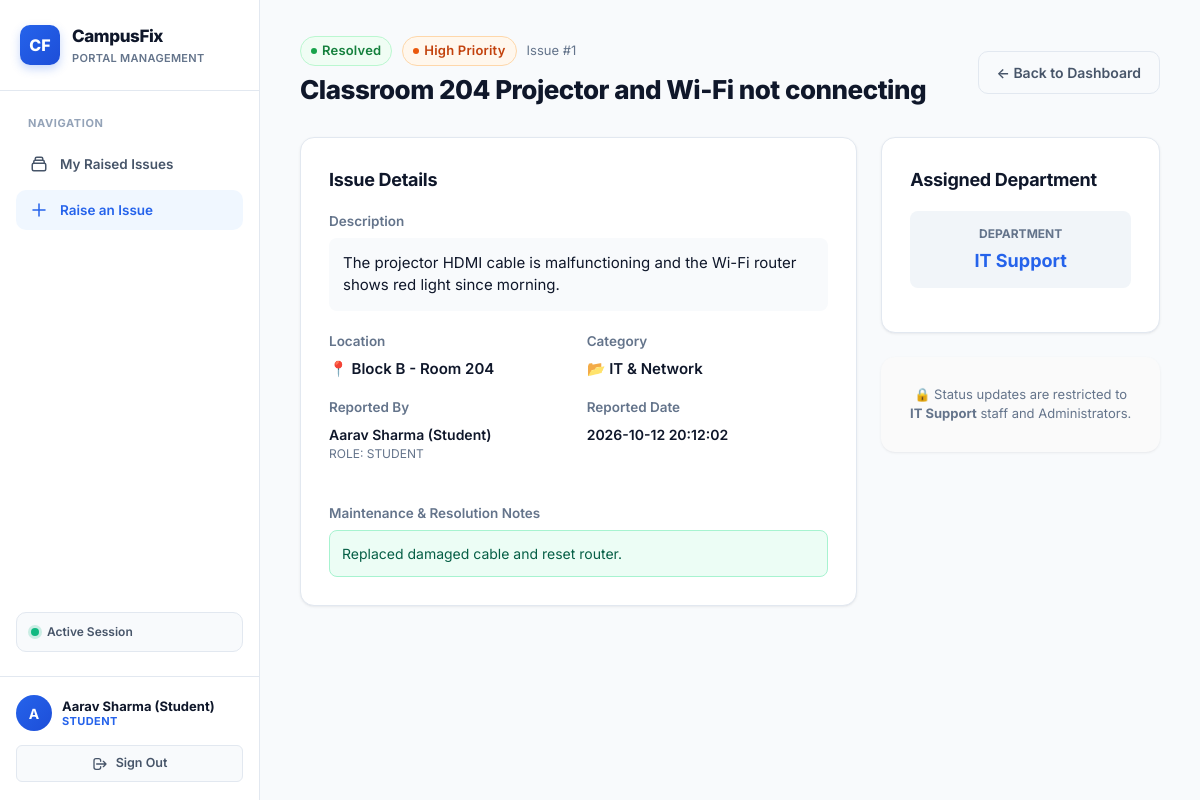
/issue/1 (signed in), run on the app's committed database.
### tables this page shows
CREATE TABLE issues (
        id INTEGER PRIMARY KEY AUTOINCREMENT,
        title TEXT NOT NULL,
        description TEXT NOT NULL,
        category TEXT NOT NULL,
        location TEXT NOT NULL,
        priority TEXT NOT NULL,      -- Low, Medium, High, Urgent
        status TEXT NOT NULL,        -- Open, In Progress, Resolved
        assigned_department TEXT NOT NULL,
        reported_by_id INTEGER NOT NULL,
        reported_by_name TEXT NOT NULL,
        reported_by_role TEXT NOT NULL,
        created_at TIMESTAMP DEFAULT CURRENT_TIMESTAMP,
        updated_at TIMESTAMP DEFAULT CURRENT_TIMESTAMP,
        resolution_notes TEXT, ai_reasoning TEXT,
        FOREIGN KEY (reported_by_id) REFERENCES users (id)
    );

### app.py (the view)
@app.route('/issue/<int:issue_id>')
@login_required
def issue_detail(issue_id):
    conn = get_db()
    cursor = conn.cursor()
    cursor.execute('SELECT * FROM issues WHERE id = ?', (issue_id,))
    issue = cursor.fetchone()
    conn.close()
    if not issue:
        flash('Issue not found.', 'danger')
        return redirect(url_for('dashboard'))
    role = session.get('role')
    user_id = session.get('user_id')
    user_dept = session.get('department')
    if role in ['student', 'faculty'] and issue['reported_by_id'] != user_id:
        flash('Access Denied: You are only permitted to view issues reported by yourself.', 'danger')
        return redirect(url_for('dashboard'))
    if role == 'staff' and issue['assigned_department'] != user_dept:
        flash(f'Access Denied: You can only view issues assigned to {user_dept}.', 'danger')
        return redirect(url_for('dashboard'))
    all_depts = ['Electrical Maintenance', 'Civil & Facilities', 'Plumbing Maintenance', 'IT Support', 'Admin Review']
    return render_template('issue_detail.html', issue=issue, all_depts=all_depts)

### app.py (called while the page is built)
def login_required(f):
    @wraps(f)
    def decorated_function(*args, **kwargs):
        if 'user_id' not in session:
            flash('Please log in to continue.', 'warning')
            return redirect(url_for('login'))
        return f(*args, **kwargs)
    return decorated_function

### db.py (called while the page is built)
def get_db():
    conn = sqlite3.connect(DATABASE)
    conn.row_factory = sqlite3.Row
    return conn

### templates/issue_detail.html (shortened to what this page needs)
{% extends "base.html" %}
{% block content %}
<div class="content-header">
  <div>
    <div style="display: flex; align-items: center; gap: 10px; margin-bottom: 4px;">
      <span class="badge badge-{{ issue.status.lower().replace(' ', '-') }}" style="font-size: 13px;">{{ issue.status }}</span>
      <span class="badge badge-{{ issue.priority.lower() }}" style="font-size: 13px;">{{ issue.priority }} Priority</span>
      <span style="color: var(--text-muted); font-size: 13px;">Issue #{{ issue.id }}</span>
    </div>
    <h1 class="page-title">{{ issue.title }}</h1>
  </div>
  <div>
    <a href="{{ url_for('dashboard') }}" class="btn btn-secondary">&larr; Back to Dashboard</a>
  </div>
</div>
<div style="display: grid; grid-template-columns: 2fr 1fr; gap: 24px;">
  <div>
    <div class="card">
      <h3 class="card-title">Issue Details</h3>
      <div style="margin-bottom: 20px;">
        <div class="form-label" style="color: var(--text-muted);">Description</div>
        <p style="white-space: pre-wrap; font-size: 15px; color: var(--text-dark); background: #f8fafc; padding: 14px; border-radius: 8px; border: 1px solid var(--border-color);">{{ issue.description }}</p>
      </div>
      <div style="display: grid; grid-template-columns: 1fr 1fr; gap: 16px; margin-bottom: 16px;">
        <div>
          <div class="form-label" style="color: var(--text-muted);">Location</div>
          <div style="font-weight: 600; font-size: 15px;">📍 {{ issue.location }}</div>
        </div>
        <div>
          <div class="form-label" style="color: var(--text-muted);">Category</div>
          <div style="font-weight: 600; font-size: 15px;">📂 {{ issue.category }}</div>
        </div>
      </div>
      <div style="display: grid; grid-template-columns: 1fr 1fr; gap: 16px;">
        <div>
          <div class="form-label" style="color: var(--text-muted);">Reported By</div>
          <div style="font-weight: 600; font-size: 14px;">{{ issue.reported_by_name }}</div>
          <div style="font-size: 12px; color: var(--text-muted); text-transform: uppercase;">Role: {{ issue.reported_by_role }}</div>
        </div>
        <div>
          <div class="form-label" style="color: var(--text-muted);">Reported Date</div>
          <div style="font-weight: 600; font-size: 14px;">{{ issue.created_at }}</div>
        </div>
      </div>
      {% if issue.resolution_notes %}
      <div style="margin-top: 24px; padding-top: 16px; border-top: 1px solid var(--border-color);">
        <div class="form-label" style="color: var(--text-muted);">Maintenance & Resolution Notes</div>
        <div style="background: #ecfdf5; border: 1px solid #a7f3d0; padding: 12px; border-radius: 8px; color: #065f46; font-size: 14px;">
          {{ issue.resolution_notes }}
        </div>
      </div>
      {% endif %}
    </div>
  </div>
  <div>
    <div class="card">
      <h3 class="card-title">Assigned Department</h3>
      <div style="background: #f1f5f9; border-radius: 8px; padding: 14px; text-align: center; margin-bottom: 16px;">
        <div style="font-size: 12px; text-transform: uppercase; color: var(--text-muted); font-weight: 700;">Department</div>
        <div style="font-size: 18px; font-weight: 700; color: var(--primary); margin-top: 4px;">{{ issue.assigned_department }}</div>
      </div>
    </div>
    {% if session.get('role') == 'admin' or (session.get('role') == 'staff' and session.get('department') == issue.assigned_department) %}
    <div class="card">
      <h3 class="card-title">Update Status</h3>
      <form method="POST" action="{{ url_for('update_status', issue_id=issue.id) }}">
        <div class="form-group">
          <label class="form-label" for="status">Change Status</label>
          <select id="status" name="status" class="form-select">
            <option value="Open" {% if issue.status == 'Open' %}selected{% endif %}>Open</option>
            <option value="In Progress" {% if issue.status == 'In Progress' %}selected{% endif %}>In Progress</option>
            <option value="Resolved" {% if issue.status == 'Resolved' %}selected{% endif %}>Resolved</option>
          </select>
        </div>
        <div class="form-group">
          <label class="form-label" for="resolution_notes">Resolution / Action Note</label>
          <textarea
            id="resolution_notes"
            name="resolution_notes"
            rows="3"
            class="form-textarea"
            placeholder="Add update note, technician name, or fix details..."
          >{{ issue.resolution_notes or '' }}</textarea>
        </div>
        <button type="submit" class="btn btn-primary btn-block">
          Update Issue
        </button>
      </form>
    </div>
    {% else %}
    <div class="card" style="background: #fafafa; border: 1px dashed var(--border-color);">
      <div style="font-size: 13px; color: var(--text-muted); text-align: center;">
        🔒 Status updates are restricted to <strong>{{ issue.assigned_department }}</strong> staff and Administrators.
      </div>
    </div>
    {% endif %}
  </div>
</div>
{% endblock %}

### templates/base.html (shortened to what this page needs)
<!DOCTYPE html>
<html lang="en">
<head>
  <link rel="stylesheet" href="{{ url_for('static', filename='style.css') }}">
</head>
<body>
  {% if session.get('user_id') %}
  <div class="app-layout">
    <aside class="sidebar">
      <div class="sidebar-header">
        <div class="logo-box">
          <div class="logo-icon">CF</div>
          <div class="logo-text">
            <span class="logo-title">CampusFix</span>
            <span class="logo-subtitle">Portal Management</span>
          </div>
        </div>
      </div>
      <nav class="sidebar-nav">
        <div class="nav-section-title">Navigation</div>
        {% if session.get('role') in ['student', 'faculty'] %}
        <a href="{{ url_for('dashboard') }}" class="nav-link {% if request.endpoint == 'dashboard' %}active{% endif %}">
          <svg class="nav-svg" fill="none" stroke="currentColor" viewBox="0 0 24 24"><path stroke-linecap="round" stroke-linejoin="round" stroke-width="2" d="M19 11H5m14 0a2 2 0 012 2v6a2 2 0 01-2 2H5a2 2 0 01-2-2v-6a2 2 0 012-2m14 0V9a2 2 0 00-2-2M5 11V9a2 2 0 012-2m0 0V5a2 2 0 012-2h6a2 2 0 012 2v2M7 7h10"></path></svg>
          <span>My Raised Issues</span>
        </a>
        <a href="{{ url_for('raise_issue') }}" class="nav-link nav-highlight {% if request.endpoint == 'raise_issue' %}active{% endif %}">
          <svg class="nav-svg" fill="none" stroke="currentColor" viewBox="0 0 24 24"><path stroke-linecap="round" stroke-linejoin="round" stroke-width="2" d="M12 4v16m8-8H4"></path></svg>
          <span>Raise an Issue</span>
        </a>
        {% endif %}
        <div class="nav-role-badge">
          {% if session.get('role') == 'staff' %}
            <span class="pulse-dot"></span> Staff: {{ session.get('department') }}
          {% elif session.get('role') == 'admin' %}
            <span class="pulse-dot"></span> Admin Privilege
          {% else %}
            <span class="pulse-dot"></span> Active Session
          {% endif %}
        </div>
      </nav>
      <div class="sidebar-footer">
        <div class="user-badge">
          <div class="user-avatar">{{ session.get('full_name', 'U')[0] }}</div>
          <div class="user-info">
            <div class="user-name">{{ session.get('full_name') }}</div>
            <div class="user-role-tag">{{ session.get('role') }}</div>
          </div>
        </div>
        <a href="{{ url_for('logout') }}" class="btn-logout">
          <svg width="16" height="16" fill="none" stroke="currentColor" viewBox="0 0 24 24"><path stroke-linecap="round" stroke-linejoin="round" stroke-width="2" d="M17 16l4-4m0 0l-4-4m4 4H7m6 4v1a3 3 0 01-3 3H6a3 3 0 01-3-3V7a3 3 0 013-3h4a3 3 0 013 3v1"></path></svg>
          Sign Out
        </a>
      </div>
    </aside>
    <main class="main-content">
      {% block content %}{% endblock %}
    </main>
  </div>
  {% else %}
    {% block auth_content %}{% endblock %}
  {% endif %}
</body>
</html>

### data on the page
issues: get "Aarav Sharma (Student)", get "STUDENT", status "Resolved", priority "High", id "1", title "Classroom 204 Projector and Wi-Fi not connecting", description "The projector HDMI cable is malfunctioning and the Wi-Fi router shows red light since morning.", location "Block B - Room 204", category "IT & Network", reported_by_name "Aarav Sharma (Student)", reported_by_role "STUDENT", created_at "2026-10-12 20:12:02", resolution_notes "Replaced damaged cable and reset router.", assigned_department "IT Support"

### other printed values
{{ session.get('full_name', 'U')[0] }} "A"
